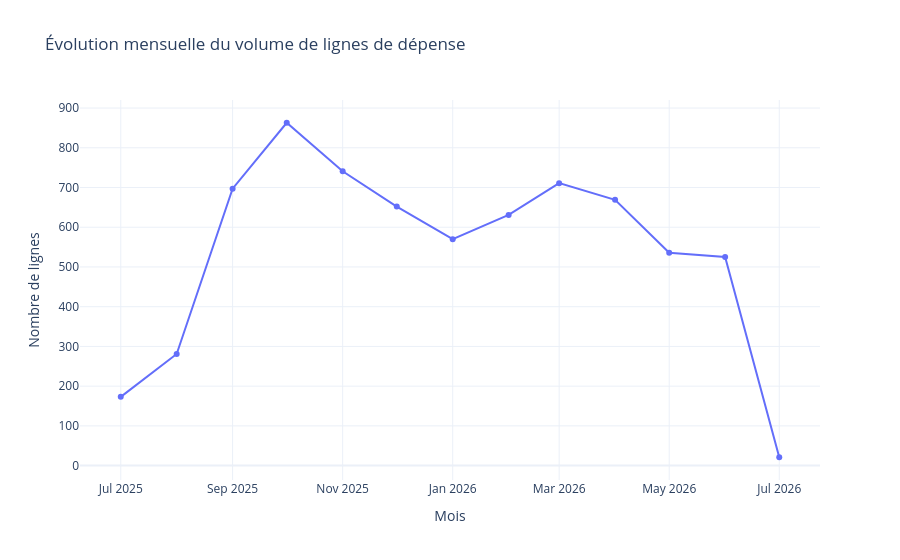

Notebook code cell kept with this figure:
### Code cell
temporal_figure = go.Figure()
temporal_figure.add_trace(
    go.Scatter(x=monthly["month"], y=monthly["nombre"], mode="lines+markers", name="Volume")
)
temporal_figure.update_layout(
    title="Évolution mensuelle du volume de lignes de dépense",
    xaxis_title="Mois",
    yaxis_title="Nombre de lignes",
    hovermode="x unified",
)
temporal_figure.show()

### Figure 1 — Plotly figure (JSON) as saved in the notebook; plotly's stock layout.template omitted (floating-point values rounded to 4 significant figures)
{"data": [{"mode": "lines+markers", "name": "Volume", "type": "scatter", "x": ["2025-07-01T00:00:00.000000000", "2025-08-01T00:00:00.000000000", "2025-09-01T00:00:00.000000000", "2025-10-01T00:00:00.000000000", "2025-11-01T00:00:00.000000000", "2025-12-01T00:00:00.000000000", "2026-01-01T00:00:00.000000000", "2026-02-01T00:00:00.000000000", "2026-03-01T00:00:00.000000000", "2026-04-01T00:00:00.000000000", "2026-05-01T00:00:00.000000000", "2026-06-01T00:00:00.000000000", "2026-07-01T00:00:00.000000000"], "y": [173, 281, 697, 863, 741, 652, 570, 631, 711, 669, 536, 525, 21]}], "layout": {"hovermode": "x unified", "title": {"text": "Évolution mensuelle du volume de lignes de dépense"}, "xaxis": {"title": {"text": "Mois"}}, "yaxis": {"title": {"text": "Nombre de lignes"}}}}
